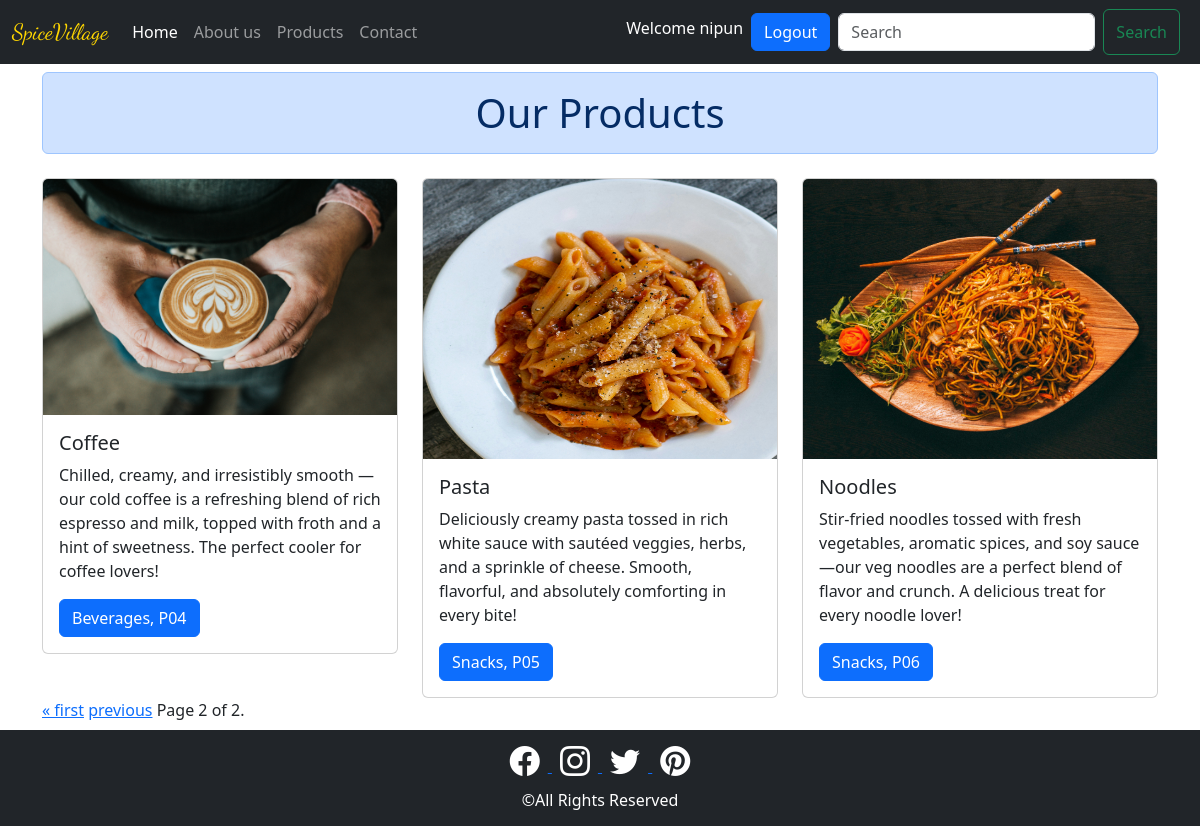
/products?page=2 (signed in), run on the app's committed database.
### test1/models.py (models this page shows, shortened)
class Product(models.Model):
    product_id = models.CharField(max_length=30,unique = True)
    product_name = models.CharField(max_length=30)
    product_description = models.CharField(max_length=400)
    product_category = models.CharField(max_length=100)
    product_img = models.ImageField(upload_to='images/')

### test1/views.py (the view)
# urls.py: path('products',views.products,name='products'),
@login_required(login_url='loginuser')
def products(request):
    myproducts = Product.objects.all()
    paginator = Paginator(myproducts,3)
    page_number = request.GET.get("page")
    page_obj = paginator.get_page(page_number)
    return render(request,'test1/product.html', {"page_obj":page_obj})

### test1/templates/test1/product.html (shortened to what this page needs)
<!DOCTYPE html>
<html lang="en">
  <head>
    <link
      href="https://cdn.jsdelivr.net/npm/bootstrap@5.3.7/dist/css/bootstrap.min.css"
      rel="stylesheet"
    />
  </head>
  <body>
    {% include "test1/navbar.html" %}
    <div class="container">
      <h1 class="alert alert-primary text-center mt-2">Our Products</h1>
      <div class="row">
        {% for x in page_obj %}
        <div class="col-lg-4 col-md-6 col-12">
          <div class="card mt-2">
            <img
              src="{{x.product_img.url}}"
              class="card-img-top img-fluid"
              alt="..."
              style="max-height: 280px; max-width: 100%"
            />
            <div class="card-body">
              <h5 class="card-title">{{x.product_name}}</h5>
              <p class="card-text">{{x.product_description}}</p>
              <a href="#" class="btn btn-primary"
                >{{x.product_category}}, {{x.product_id}}</a
              >
            </div>
          </div>
        </div>
        {% endfor %}
      </div>
      <div class="pagination">
        <span class="step-links">
          {% if page_obj.has_previous %}
          <a href="?page=1">&laquo; first</a>
          <a href="?page={{ page_obj.previous_page_number }}">previous</a>
          {% endif %}
          <span class="current">
            Page {{ page_obj.number }} of {{ page_obj.paginator.num_pages }}.
          </span>
        </span>
      </div>
    </div>
    {% include "test1/footer.html" %}
  </body>
</html>

### test1/templates/test1/navbar.html (shortened to what this page needs)
<!DOCTYPE html>
<html lang="en">
<head>
  <link href="https://cdn.jsdelivr.net/npm/bootstrap@5.3.7/dist/css/bootstrap.min.css" rel="stylesheet"
 />
</head>
<body>
  <nav class="navbar navbar-dark navbar-expand-lg bg-dark">
    <div class="container-fluid">
      <a class="navbar-brand" href="{% url 'home'%}"
        style="font-family: 'Dancing Script'; font-size: 1.4rem; color:gold;">SpiceVillage</a>
      <div class="collapse navbar-collapse" id="navbarSupportedContent">
        <ul class="navbar-nav me-auto mb-2 mb-lg-0">
          <li class="nav-item">
            <a class="nav-link active" aria-current="page" href="{% url 'home'%}">Home</a>
          </li>
          <li class="nav-item">
            <a class="nav-link" href="#">About us</a>
          </li>
          <li class="nav-item">
            <a class="nav-link" href="{% url 'products' %}">Products</a>
          </li>
          <li class="nav-item">
            <a class="nav-link" href="{% url 'contact'%}">Contact</a>
          </li>
        </ul>
        {% if user.is_authenticated%}
        <p class="text-white mt-2 px-2">Welcome {{user.username}}</p>
        <a class="btn btn-primary" href="{% url 'logoutuser' %}">Logout</a>
        {% endif %}
        <form class="d-flex px-2" role="search" method="post" action="{%url 'findproduct'%}">
          <input class="form-control me-2 my-1" type="search" placeholder="Search" aria-label="Search"
            name="prod_search" />
          <button class="btn btn-outline-success" type="submit">
            Search
          </button>
        </form>
      </div>
    </div>
  </nav>
</body>
</html>

### test1/templates/test1/footer.html (shortened to what this page needs)
<!DOCTYPE html>
<html lang="en">
<head>
  <link href="https://cdn.jsdelivr.net/npm/bootstrap@5.3.7/dist/css/bootstrap.min.css" rel="stylesheet"
 />
  <link rel="stylesheet" href="https://cdn.jsdelivr.net/npm/bootstrap-icons@1.13.1/font/bootstrap-icons.min.css" />
</head>
<body>
  <div class="container-fluid text-center mt-2 py-2" style="background-color: #212529">
    <div class="row">
      <span>
        <a href="https://www.facebook.com/"><i class="bi bi-facebook mx-2" style="color: white; font-size: 30px"></i>
        </a>
        <a href="https://www.instagram.com/"><i class="bi bi-instagram mx-2" style="color: white; font-size: 30px"></i>
        </a>
        <a href="https://x.com/?lang=en"><i class="bi bi-twitter mx-2" style="color: white; font-size: 30px"></i>
        </a>
        <a href="https://in.pinterest.com/"><i class="bi bi-pinterest mx-2" style="color: white; font-size: 30px"></i>
        </a>
      </span>
    </div>
    <div class="row mt-2">
      <h6 style="color: white">&copy;All Rights Reserved</h6>
    </div>
  </div>
</body>
</html>

### data on the page
Product: product_img (picture), product_name "Coffee", product_description "Chilled, creamy, and irresistibly smooth — our cold coffee is a refreshing blend of rich espresso and milk, topped with froth and a hint of sweetness. The perfect cooler for coffee lovers!", product_category "Beverages", product_id "P04"
Product: product_img (picture), product_name "Pasta", product_description "Deliciously creamy pasta tossed in rich white sauce with sautéed veggies, herbs, and a sprinkle of cheese. Smooth, flavorful, and absolutely comforting in every bite!", product_category "Snacks", product_id "P05"
Product: product_img (picture), product_name "Noodles", product_description "Stir-fried noodles tossed with fresh vegetables, aromatic spices, and soy sauce—our veg noodles are a perfect blend of flavor and crunch. A delicious treat for every noodle lover!", product_category "Snacks", product_id "P06"

### other printed values
{{ user.username }} "nipun"
{{ page_obj.number }} "2"
{{ page_obj.paginator.num_pages }} "2"
